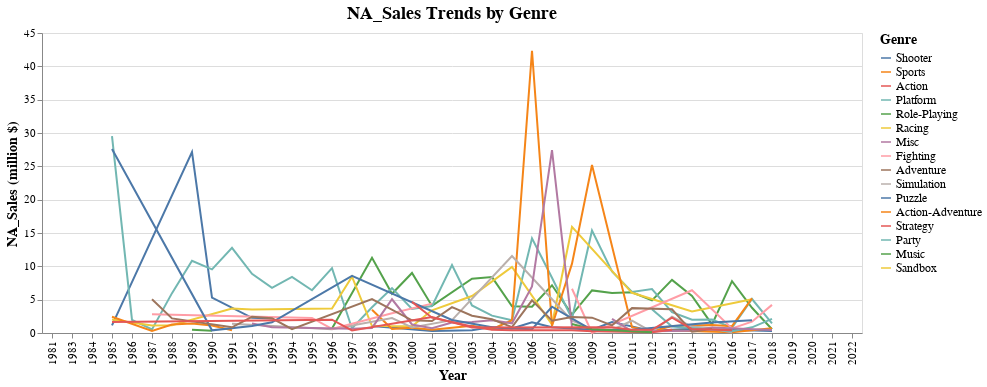

The code cell stored with this chart in its notebook:
### Code cell
orderr = df.groupby(['Genre'])['NA_Sales'].sum().sort_values(ascending=False).to_frame().index.tolist()

line = alt.Chart(Nintendo_df, title="NA_Sales Trends by Genre").transform_aggregate(
    NA_Sales='sum(NA_Sales)',
    groupby=['Year','Genre']
).mark_line().encode(
    x = alt.X('Year:N'),
    y = alt.Y('NA_Sales:Q', title='NA_Sales (million $)'),
    color = alt.Color('Genre:N', title='Genre', sort=orderr)
)

chart = alt.layer(line).configure_title(fontSize=18, anchor="middle").configure_legend(titleFontSize=14,labelFontSize=12).configure_axis(titleFontSize=14,labelFontSize=11) 

NA_line = chart.encode(
    tooltip=['Year:N','Genre:N','NA_Sales:Q']
)

NA_line

### Figure 1 — Vega-Lite specification as saved in the notebook (floating-point values rounded to 4 significant figures; data arrays with more than 128 entries replaced by an {"elided": "..."} marker saying what was removed)
{"config": {"view": {"continuousWidth": 400, "continuousHeight": 300}, "axis": {"labelFontSize": 11, "titleFontSize": 14}, "legend": {"labelFontSize": 12, "titleFontSize": 14}, "title": {"anchor": "middle", "fontSize": 18}}, "layer": [{"mark": "line", "encoding": {"color": {"field": "Genre", "sort": ["Shooter", "Sports", "Action", "Platform", "Role-Playing", "Racing", "Misc", "Fighting", "Adventure", "Simulation", "Puzzle", "Action-Adventure", "Strategy", "Party", "Music", "MMO", "Sandbox", "Education", "Board Game"], "title": "Genre", "type": "nominal"}, "x": {"field": "Year", "type": "nominal"}, "y": {"field": "NA_Sales", "title": "NA_Sales (million $)", "type": "quantitative"}}, "title": "NA_Sales Trends by Genre", "transform": [{"aggregate": [{"op": "sum", "field": "NA_Sales", "as": "NA_Sales"}], "groupby": ["Year", "Genre"]}]}], "data": {"name": "data-29f84a0e3420e28588728a102ca42ad6"}, "encoding": {"tooltip": [{"field": "Year", "type": "nominal"}, {"field": "Genre", "type": "nominal"}, {"field": "NA_Sales", "type": "quantitative"}]}, "$schema": "https://vega.github.io/schema/vega-lite/v4.17.0.json", "datasets": {"data-29f84a0e3420e28588728a102ca42ad6": {"elided": "532 records"}}}
